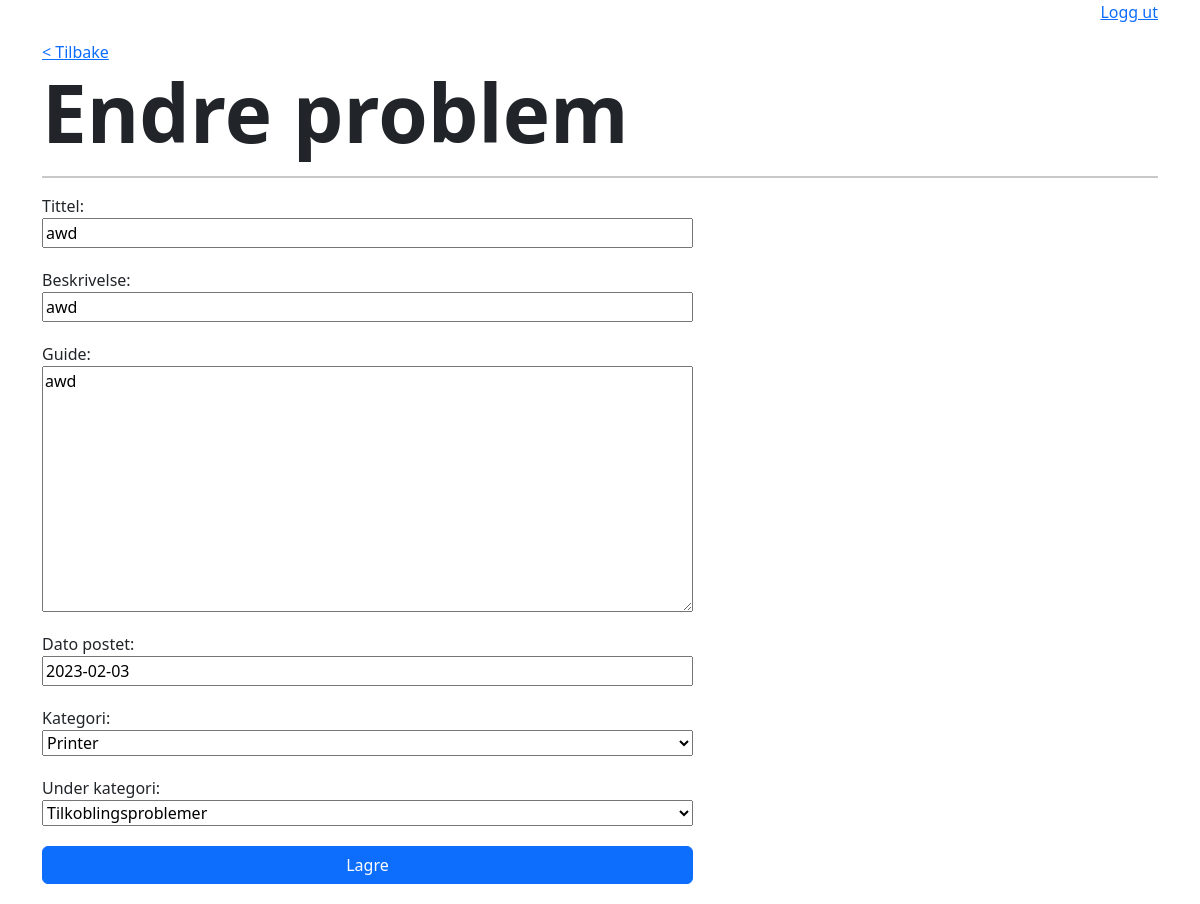
The page /editproblem/72297 (signed in) on the database its author committed.
### pages/models.py (models this page shows, shortened)
class Problem(models.Model):
    problem_id = models.IntegerField(default=generate_id, editable=False, primary_key=True)
    tittel = models.CharField(max_length=200)
    beskrivelse = models.CharField(max_length=1000)
    guide = models.TextField(max_length=20000)
    dato_postet = models.DateField(default=datetime.date.today)
    kategori = models.ForeignKey(Kategori, on_delete=models.DO_NOTHING)
    under_kategori = models.ForeignKey(UnderKategori, on_delete=models.DO_NOTHING)

### pages/views.py (the view)
# urls.py: path('editproblem/<int:problemId>', edit_problem_page),
def edit_problem_page(request, problemId):
	problem = Problem.objects.get(problem_id = problemId)
	return render(request, "edit/edit-problem.html", {"form" : ProblemForm(instance=problem), "problem_id" : problemId})

### pages/models.py
class ProblemForm(ModelForm): # Form laget av problem-modellen som vi kan spesifisere hvilke felt som skal vises.
    class Meta:
        model = Problem
        fields = ["tittel", "beskrivelse", "guide", "dato_postet", "kategori", "under_kategori"]

### pages/models.py (called while the page is built)
    def __str__(self):
        return self.navn

    def __str__(self):
        return self.navn

### templates/edit/edit-problem.html (shortened to what this page needs)
{% extends 'main.html' %}
{% load static %}
{% load index %}
{% block content %}
{% if user.is_authenticated %}
    <link rel="stylesheet" href="{% static 'edit-problem.css' %}">
    <div class="container">
        <a href="/">< Tilbake</a>
        <h1 class="main-title">
            Endre problem
        </h1>
        <hr>
        <form method="post" action="/editproblembackend/{{problem_id}}" class="problem-edit-form col-12 col-md-7">
            {{ form }}
            <button onclick="this.form.submit()" class="btn btn-primary">Lagre</button>
        </form>
    </div>
{% else %}
    <script>
        window.location.href = "/"
    </script>
{% endif %}
{% endblock %}

### static/styles.css (style rules this page uses)
.main-title { font-size: 80px; font-weight: bold; }
hr { border-width: 2px; }

### static/edit-problem.css (style rules this page uses)
.problem-edit-form { display: flex; flex-direction: column; }
.problem-edit-form > * { margin-bottom: 20px; }
.problem-edit-form > label { margin:0; }

### rows shown on the page
Problem: tittel "awd", beskrivelse "awd", guide "awd", dato_postet "2023-02-03", kategori "Printer", under_kategori "Tilkoblingsproblemer"
